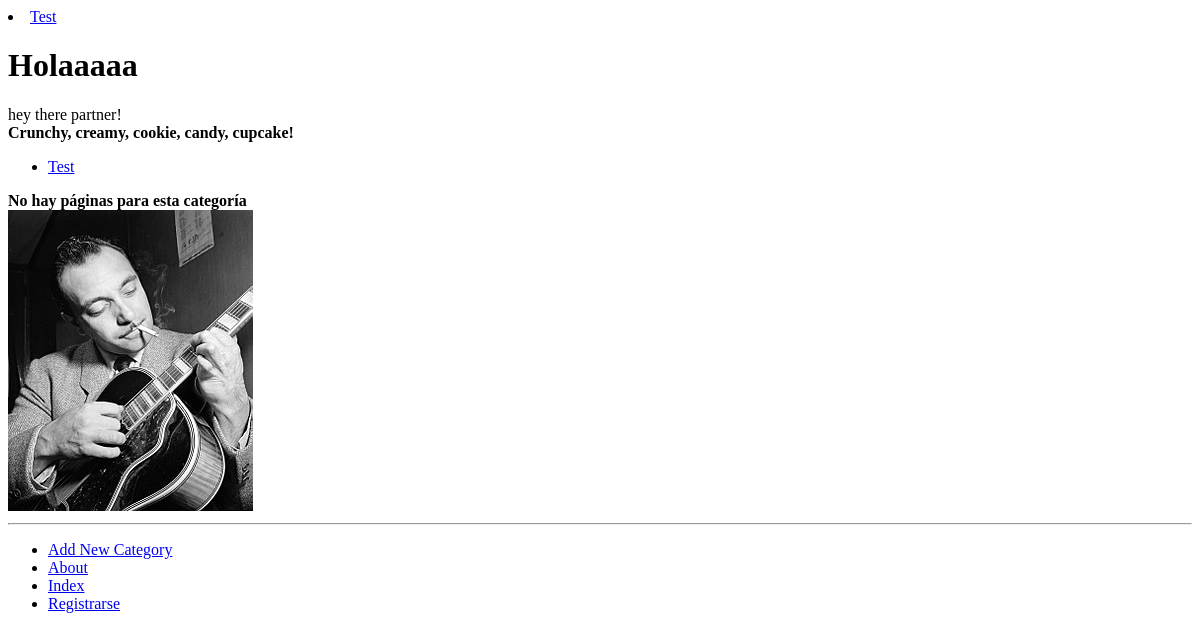
The app's page /, older data.
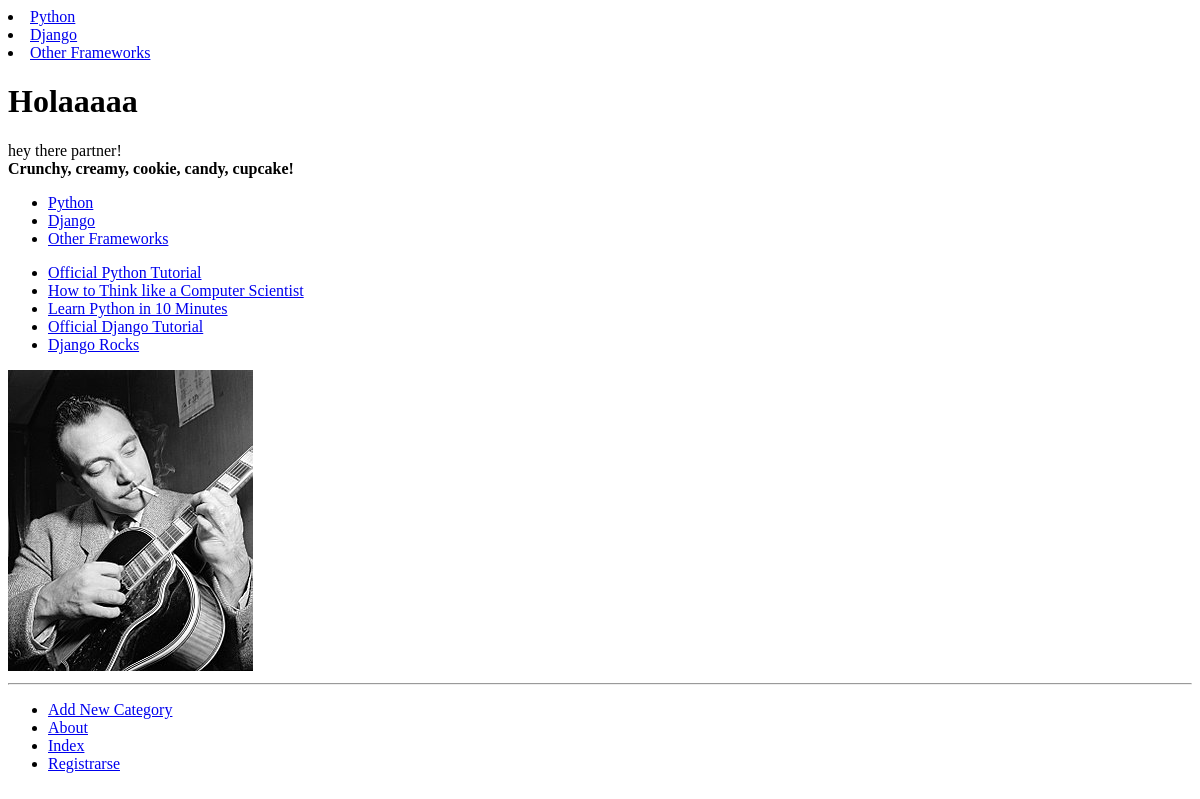
The same page, newer data.
### rango/models.py (models this page shows, shortened)
class Category(models.Model):
    name = models.CharField(blank=True, max_length=128, unique=True)
    views = models.IntegerField(default=0)
    likes = models.IntegerField(default=0)
    slug = models.SlugField(unique=True)
    class Meta:
        verbose_name_plural = 'Categories'

class Page(models.Model):
    category = models.ForeignKey(Category, on_delete=models.CASCADE)
    title = models.CharField(max_length=128)
    url = models.URLField(blank=True)
    views = models.IntegerField(default=0)

### rango/views.py (the view)
# urls.py: path('', views.IndexView.as_view(), name='index'),
def index(request):
    category_list = Category.objects.order_by('-likes')[:5]
    page_list = Page.objects.order_by('-views')[:5]
    context_dict = {}
    context_dict['boldmessage'] = 'Crunchy, creamy, cookie, candy, cupcake!'
    context_dict['categories'] = category_list
    context_dict['pages'] = page_list
    return render(request, 'rango/index.html', context_dict)

### rango/templatetags/rango_template_tags.py (called while the page is built)
@register.inclusion_tag('rango/cats.html')
def get_category_list(cat=None):
    return {'cats': Category.objects.all(),
            'act_cat': cat}

### templates/rango/index.html
<!DOCTYPE html>
{% extends 'rango/base.html' %}
    {% load staticfiles %}
    {% block body_block %}
    <h1>Holaaaaa</h1>
    <div>
      hey there partner! <br />
      <strong>{{ boldmessage }}</strong><br />
    </div>
    <div>
      {% if categories %}
      <ul>
        {% for category in categories %}
        <li><a href="/rango/category/{{ category.slug }}/">{{ category.name }}</a></li>
        {% endfor %}
      </ul>
      {% else %}
        <strong>No hay categorias</strong>
      {% endif %}
    </div>
    <div>
      {% if pages %}
      <ul>
        {% for page in pages %}
        <li><a href="{{ page.url }}">{{ page.title }}</a></li>
        {% endfor %}
      </ul>
      {% else %}
      <strong>No hay páginas para esta categoría</strong>
      {% endif %}
    </div>
    <div>
      <img src="{% static "images/Django_Reinhardt.jpg" %}"
alt="Picture of Django" />
    </div>
    {% endblock %}

### templates/rango/base.html (shortened to what this page needs)
<!DOCTYPE html>
{% load rango_template_tags %}
<html lang="en" dir="ltr">
  <head>
  </head>
  <body>
      <div>
      {% block sidebar_block %}
        {% get_category_list category %}
      {% endblock %}
      </div>
      <div>
         {% block body_block %}
         {% endblock %}
      </div>
      <hr />
      <div>
        <ul>
          <li><a href="{% url 'rango:add_category' %}">Add New Category</a></li>
          <li><a href="{% url 'rango:about' %}">About</a></li>
          <li><a href="{% url 'rango:index' %}">Index</a></li>
          <li><a href="{% url 'rango:register' %}">Registrarse</a></li>
        </ul>
      </div>
  </body>
</html>

### templates/rango/cats.html
{% for c in cats %}
{% if c == act_cat %}
<li>
  <strong>
    <a href="{% url 'rango:show_category' c.slug %}">{{ c.name }}</a>
  </strong>
</li>
{% else %}
<li>
  <a href="{% url 'rango:show_category' c.slug %}">{{ c.name }}</a>
</li>
{% endif %}
{% endfor %}

Row changes from the older to the newer data that the page shows:
removed Category: name "Test"
added Category: name "Python"
added Category: name "Django"
added Category: name "Other Frameworks"
added Page: title "Official Python Tutorial"
added Page: title "How to Think like a Computer Scientist"
added Page: title "Learn Python in 10 Minutes"
added Page: title "Official Django Tutorial"
added Page: title "Django Rocks"
Text that changed along with them:
text no longer shown: "No hay páginas para esta categoría"
